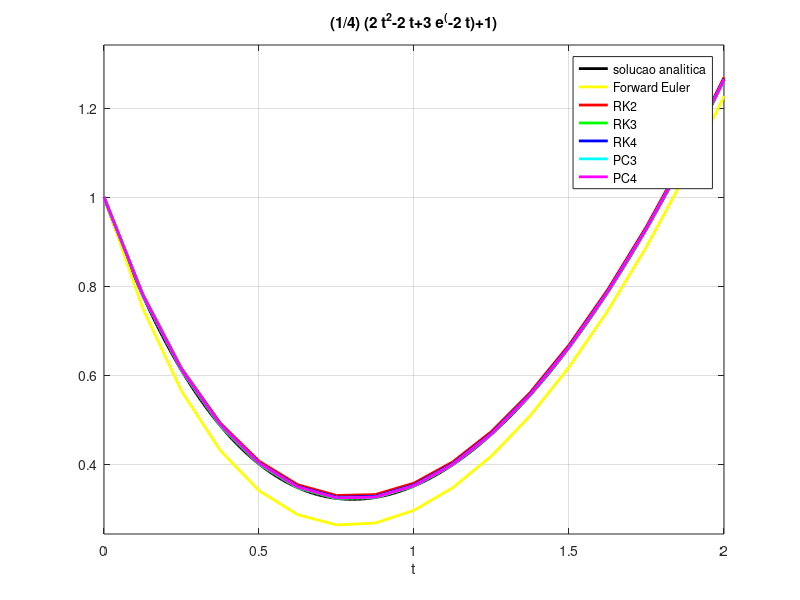

The MATLAB source for this figure:
figure;

a = ezplot("(1/4)*(2*t^2-2*t+3*e^(-2*t)+1)",[0,2])
set(a,"linewidth",2)
set(a,"color","k")

grid on
hold on
teuler = [0, 0.125, 0.25, 0.375, 0.5, 0.625, 0.75, 0.875, 1.0, 1.125, 1.25, 1.375, 1.5, 1.625, 1.75, 1.875, 2.0]
yeuler = [1, 0.75, 0.564453125, 0.43115234375, 0.3409423828125, 0.286956787109375, 0.264045715332031, 0.268346786499023, 0.296963214874268, 0.347722411155701, 0.418994933366776, 0.509558700025082, 0.618497150018811, 0.745122862514108, 0.888920271885581, 1.049502703914186, 1.226580152935639]
euler = plot(teuler, yeuler)
set(euler,"linewidth",2)
set(euler,"color","y")

hold on
trk2 = [0, 0.125, 0.25, 0.375, 0.5, 0.625, 0.75, 0.875, 1.0, 1.125, 1.25, 1.375, 1.5, 1.625, 1.75, 1.875, 2.0]
yrk2 = [1, 0.782226562500000, 0.615753173828125, 0.492775917053223, 0.407197982072830, 0.354256235994399, 0.330229481245624, 0.332210532223144, 0.357928150174331, 0.405607929823696, 0.473863617049763, 0.561612200820127, 0.668007578765724, 0.792388733410722, 0.934239244852127, 1.093155660040724, 1.268822781281816]
rk2 = plot(trk2, yrk2, "r-")
set(rk2, "linewidth", 2)

hold on	
trk3 = [0, 0.125, 0.25, 0.375, 0.5, 0.625, 0.75, 0.875, 1.0, 1.125, 1.25, 1.375, 1.5, 1.625, 1.75, 1.875, 2.0]
yrk3 = [1, 0.779256184895833, 0.610894627041287, 0.486778954388919, 0.400573814745538, 0.347346212523219, 0.323255091261569, 0.325309628352107, 0.351181032232500, 0.399055999056035, 0.467522607337902, 0.555481470296960, 0.662076554996852, 0.786641314958486, 0.928656746543196, 1.087718729730249, 1.263512598149335]
rk3 = plot(trk3, yrk3, "g-")
set(rk3, "linewidth", 2)

hold on
trk4 = [0, 0.125, 0.25, 0.375, 0.5, 0.625, 0.75, 0.875, 1.0, 1.125, 1.25, 1.375, 1.5, 1.625, 1.75, 1.875, 2.0]
yrk4 = [1, 0.780626650209780, 0.613108829982241, 0.489475901438875, 0.403510749737054, 0.350364011807525, 0.326253173932479, 0.328227867203446, 0.353986797469108, 0.401734950297311, 0.470072210535542, 0.557906485326397, 0.664385939871109, 0.788846141178038, 0.930768830071795, 1.089749763270880, 1.265473630138461]
rk4 = plot(trk4, yrk4, "b-")
set(rk4, "linewidth", 2)

hold on
tpc3 = [0, 0.125, 0.25, 0.375, 0.5, 0.625, 0.75, 0.875, 1.0, 1.125, 1.25, 1.375, 1.5, 1.625, 1.75, 1.875, 2.0]
ypc3 = [1, 0.780626650209780, 0.613108829982241, 0.488750671445925, 0.402310064644639, 0.348872836501915, 0.324588904617386, 0.326470119199767, 0.352188624100856, 0.399930559488750, 0.468282691532584, 0.556143931857582, 0.662656391294503, 0.787151663994143, 0.929108975974176, 1.088122577434113, 1.263876337180084]
pc3 = plot(tpc3, ypc3, "c-")
set(pc3, "linewidth", 2)

hold on
tpc4 = [0, 0.125, 0.25, 0.375, 0.5, 0.625, 0.75, 0.875, 1.0, 1.125, 1.25, 1.375, 1.5, 1.625, 1.75, 1.875, 2.0]
ypc4 = [1, 0.780626650209780, 0.613108829982241, 0.489475901438875, 0.402725338712657, 0.349082065629818, 0.324676739155417, 0.326471615776879, 0.352137678062352, 0.399850596841482, 0.468188929807300, 0.556046376130708, 0.662561306822284, 0.787062724679949, 0.929028111611103, 1.088050564467925, 1.263813214025891]
pc4 = plot(tpc4, ypc4, "m-")
set(pc4, "linewidth", 2)

legend('solucao analitica','Forward Euler', 'RK2', 'RK3', 'RK4', 'PC3', 'PC4');
